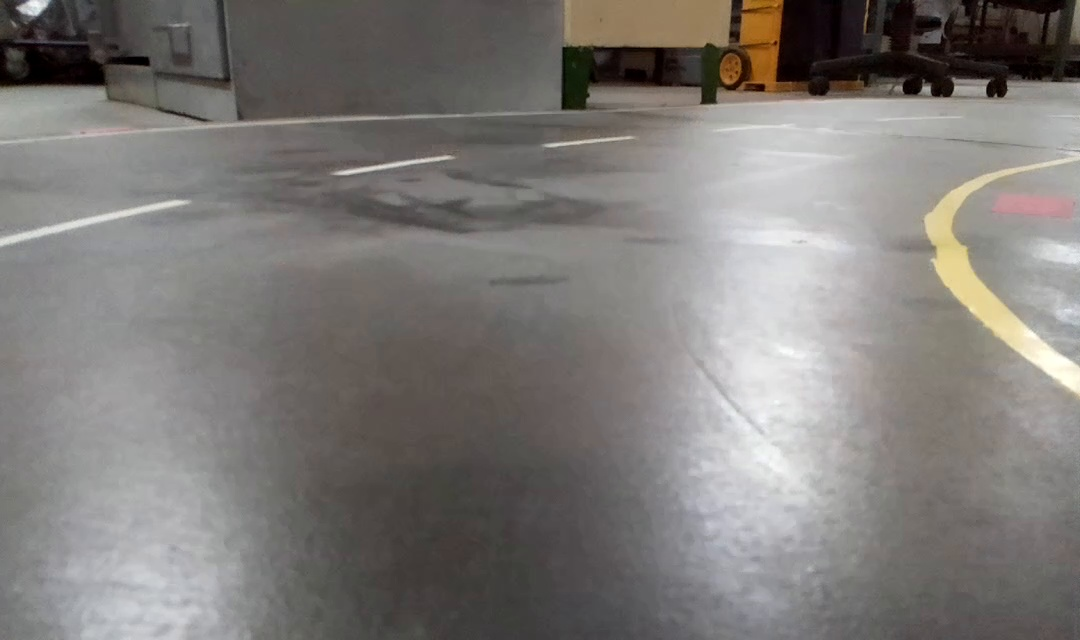
#> input picture line-measurement/curve1/6.jpeg, 1080 x 640 px
$ python detect.py
#> lines starting #> are read from the running program, lines starting #| are printed output that depends on the picture; after the words box and inside, x2 and y2 are one past the last pixel; in counts of white or black regions, pixels touching at a corner belong together; long printed decimals are rounded
import cv2
import numpy as np
import sys
import numpy
np.set_printoptions(threshold=sys.maxsize)
import math
#img = cv2.imread("./temp_test/curve.jpeg")
#img = cv2.imread("./temp_test/straight.jpeg")
img = cv2.imread("./curve1/6.jpeg")
#> img is the input picture: shape (640, 1080, 3); mean B, G, R 120.4, 123.3, 126.6

#img = cv2.imread("./curve1/6.jpeg")
#img = cv2.imread("./train/7.jpeg")
#img = cv2.imread("4f.jpeg")
from matplotlib import pyplot as plt
from skimage import io
io.imshow(img)
plt.show()
#img[:, :, ::-1]
img=img[140:,600:]
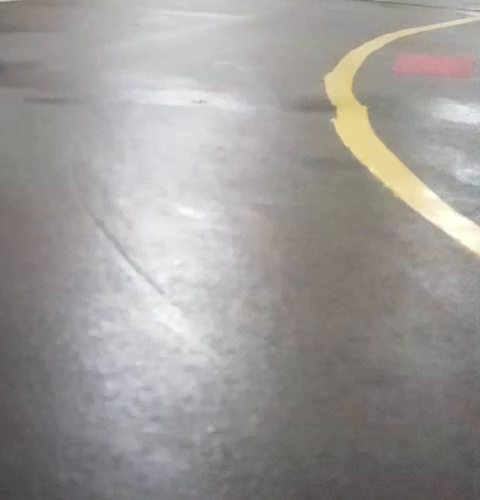
#> img: shape (500, 480, 3); mean B, G, R 151.5, 153.9, 156.7
img = cv2.cvtColor(img, cv2.COLOR_BGR2HSV)
#> img: shape (500, 480, 3); mean H, S, V 61.7, 12.1, 157.7

lower_range = np.array([20,10,169])    # lower_range = np.array([20,10,190]) upper_range = np.array([37,190,255])

upper_range = np.array([37,190,255])
# [4 lines of commented-out code are left out]
img = cv2.inRange(img, lower_range, upper_range)
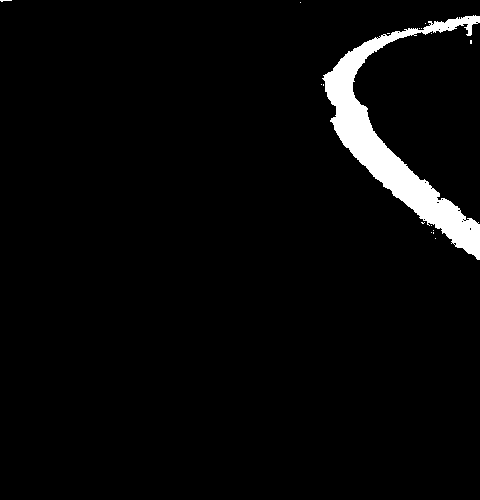
#> img: shape (500, 480); 3.6% white; 17 white regions (16 under 20 px), largest, box (x1, y1, x2, y2) and area: (322, 15, 480, 260) 8566

if cv2.countNonZero(img) < 100:
     print('so far')
img = cv2.GaussianBlur(img,(5,5),cv2.BORDER_DEFAULT)
    #img[abs(35-img[:,:,0])>=4]=0
    #img[img[:,:,0]!=0]=1
    #img[abs(img[:,:,0]-36)<5]=1


    #gray = cv2.cvtColor(img, cv2.COLOR_BGR2GRAY)
img = cv2.Canny(img, 60, 60*4)
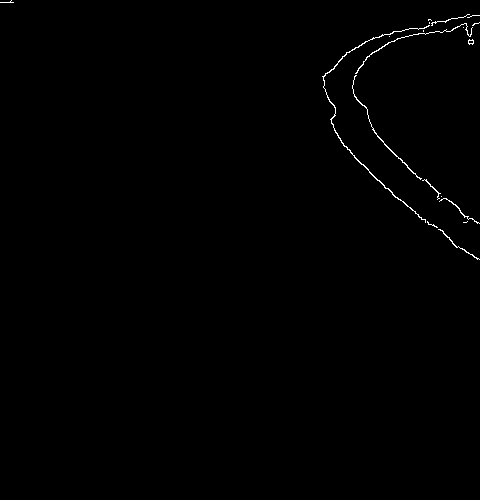
#> img: shape (500, 480); 0.44% white in thin lines or dots, all inside (x1, y1, x2, y2) = (0, 0, 480, 260)

ymax=0
xmax=0
    #premean=0
    #maxdiffmean=0
indexmvar=0
enda=0
neg_detected=0
neg_index=0
neg_value=0
pos_value=0
for index in range(20):
    #fragimg.append(img[index*50:index*50+50,:])
        edges=img[index*25:index*25+25,:]
    # [4 lines of commented-out code are left out]
        lines = cv2.HoughLinesP(edges, 1, np.pi/180, 15, maxLineGap=100)
        if lines is None:
             print('no line')
             continue


        anglemat=[]
        for indx,line in enumerate(lines):
           x1, y1, x2, y2 = line[0]
           # [8 lines of commented-out code are left out]
           if (x1!=x2) and (y1!=y2) :
            angle= math.degrees(math.atan2((y2-y1),(x2-x1)))
            if abs(angle)>20 and enda==0:


             anglemat.append(angle)
            if x1>350 and x2>350 and 25*index+y2>ymax:
             ymax=25*index+y2
             xmax=x2

        if not anglemat or enda==1:
         print('ko du goc at {}'.format(index))
         #pass
        else:
         print('index is {} mean is {} variance is {}'.format(index, np.mean(anglemat),np.var(anglemat)))
         if (anglemat):
          if (np.mean(anglemat))<-25 and neg_detected==0:
           neg_detected=1
           neg_index=index
           neg_value=np.mean(anglemat)
           continue
          if (neg_detected==1):
            if (np.mean(anglemat))>40:
             if (index>neg_index):
               indexmvar=index
               pos_value=np.mean(anglemat)
               enda=1


         '''
             if (premean!=0):
              #if (abs(np.mean(anglemat)-premean)>100):
               #print('diff is over 100 is {} and index is {}'.format(abs(np.mean(anglemat)-premean),index))
              if abs(np.mean(anglemat)-premean)>maxdiffmean:
               maxdiffmean=abs(np.mean(anglemat)-premean)

               indexmvar=index
              premean=np.mean(anglemat)
             else:
              premean=np.mean(anglemat) # first time
              '''

    #print('angle1 {}, y1 is {} and angle2 is  {}, y2 is {}'.format(angle1,y_min1,angle2,y_min2))


        '''
        if not anglemat:
         print('none angle mat at index {}'.format(index))
        else:
         print('index is {} mean is {} variance is {}'.format(index, np.mean(anglemat),np.var(anglemat)))
         if (anglemat):
             if (premean!=0):
              #if (abs(np.mean(anglemat)-premean)>100):
               #print('diff is over 100 is {} and index is {}'.format(abs(np.mean(anglemat)-premean),index))
              if abs(np.mean(anglemat)-premean)>maxdiffmean:
               maxdiffmean=abs(np.mean(anglemat)-premean)

               indexmvar=index
              premean=np.mean(anglemat)
             else:
              premean=np.mean(anglemat) # first time
         '''
#> this loop made 20 passes
#> pass 1, `edges=img[index*25:index*25+25,:]`:
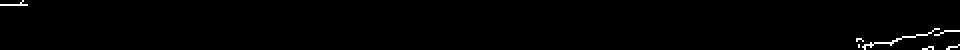
#> edges: shape (25, 480) (shown 2 times larger); 0.81% white in thin lines or dots
#> pass 2, `edges=img[index*25:index*25+25,:]`:
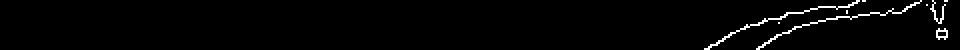
#> edges: shape (25, 480) (shown 2 times larger); 2.1% white in thin lines or dots, all inside (x1, y1, x2, y2) = (352, 0, 474, 25)
#> pass 3, `edges=img[index*25:index*25+25,:]`:
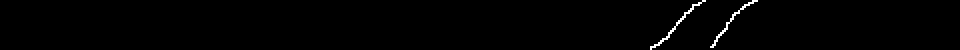
#> edges: shape (25, 480) (shown 2 times larger); 0.79% white in thin lines or dots, all inside (x1, y1, x2, y2) = (325, 0, 379, 25)
#> after the loop: edges: shape (25, 480); every value is 0
#> after the loop, neg_detected = 1; neg_index = 1; neg_value = -26.26; xmax = 479; ymax = 259
    #print('angle1 {}, y1 is {} and angle2 is  {}, y2 is {}'.format(angle1,y_min1,angle2,y_min2))
dis=math.sqrt((280-xmax)**2+(ymax)**2)
#> dis = 326.6
print('maxdiffmean is {} and indexmvar is {}'.format(pos_value-neg_value,indexmvar))
#| maxdiffmean is 103.999 and indexmvar is 3
print( ' xmax is {}, ymax is {} ymax after {} and dis is {}  '.format(xmax,ymax,500-(ymax),dis))
#|  xmax is 479, ymax is 259 ymax after 241 and dis is 326.622
io.imshow(img)
plt.show()
    #cv2.imshow("linesEdges", edges)
    #cv2.imshow("linesDetected", img)
    #cv2.waitKey(0)
cv2.destroyAllWindows()

$ run again, with line-measurement/train/7.jpeg copied over line-measurement/curve1/6.jpeg
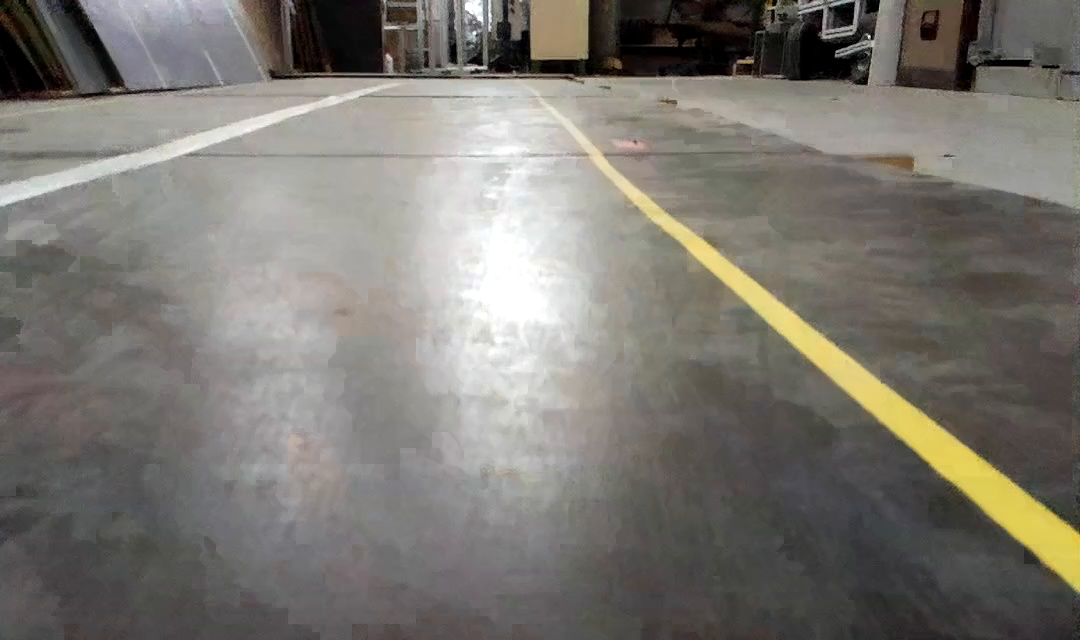
#> input picture line-measurement/train/7.jpeg, 1080 x 640 px
#> img is the input picture: shape (640, 1080, 3); mean B, G, R 113, 119.6, 122.8
#> `img = cv2.inRange(img, lower_range, upper_range)`:
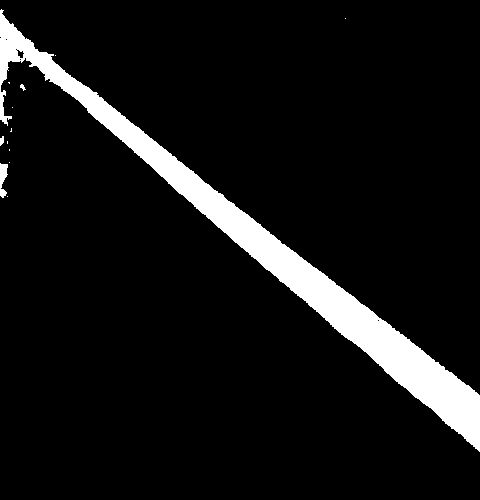
#> img: shape (500, 480); 7.8% white; 13 white regions (9 under 20 px), largest, box (x1, y1, x2, y2) and area: (0, 9, 480, 452) 18515, (0, 163, 8, 198) 182, (0, 136, 4, 146) 30, (20, 84, 26, 91) 22
#> the loop `for index in range(20):` made 20 passes
#> lines on passes 2, 3, 6, 7, 10, 11, 12: [[12, 0, 35, 21]], [[42, 1, 68, 24], [19, 3, 43, 23], [46, 2, 64, 20]], [[135, 0, 166, 24], [104, 0, 132, 24], [134, 0, 165, 24]], [[166, 0, 189, 19], [132, 0, 158, 23], [167, 0, 197, 24]], [[215, 0, 243, 24], [260, 0, 290, 24], [216, 0, 244, 24]], [[244, 0, 272, 24], [292, 0, 324, 24], [245, 0, 273, 24]], [[273, 0, 302, 24], [325, 0, 348, 18], [326, 0, 357, 24]]
#> pass 3, `edges=img[index*25:index*25+25,:]`:
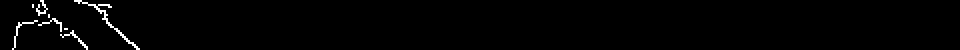
#> edges: shape (25, 480) (shown 2 times larger); 1.3% white in thin lines or dots, all inside (x1, y1, x2, y2) = (6, 0, 70, 25)
#> after the loop `for index in range(20):`: neg_detected = 0; xmax = 476; ymax = 449
#> dis = 489.9
#| maxdiffmean is 0 and indexmvar is 0
#|  xmax is 476, ymax is 449 ymax after 51 and dis is 489.915

$ run again, with line-measurement/curve1/1.jpeg copied over line-measurement/curve1/6.jpeg
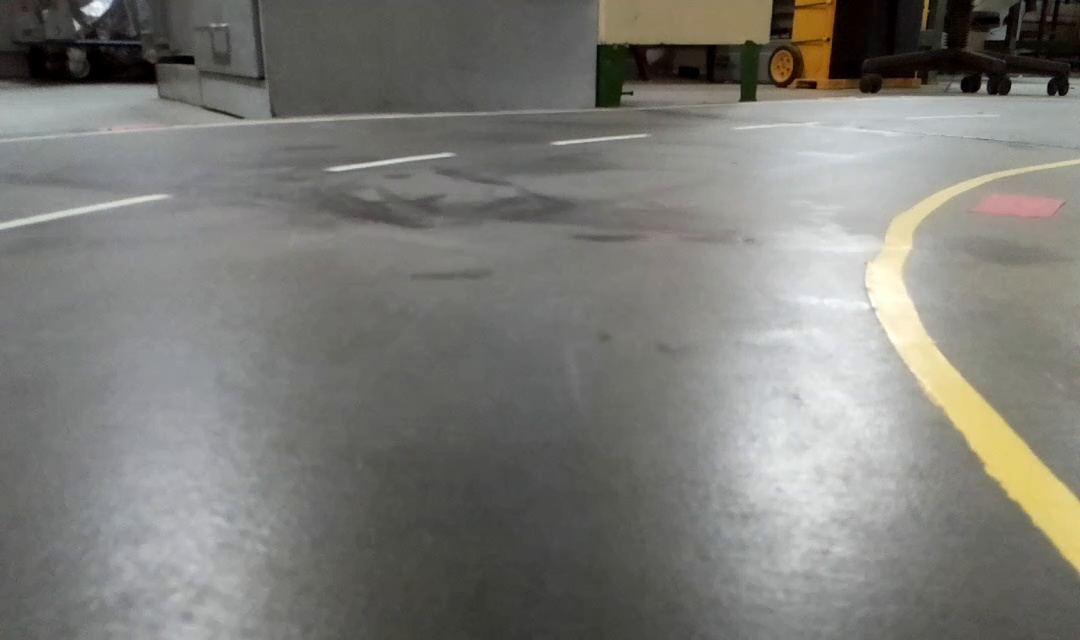
#> input picture line-measurement/curve1/1.jpeg, 1080 x 640 px
#> img is the input picture: shape (640, 1080, 3); mean B, G, R 119.1, 123.9, 124.4
#> `img = cv2.inRange(img, lower_range, upper_range)`:
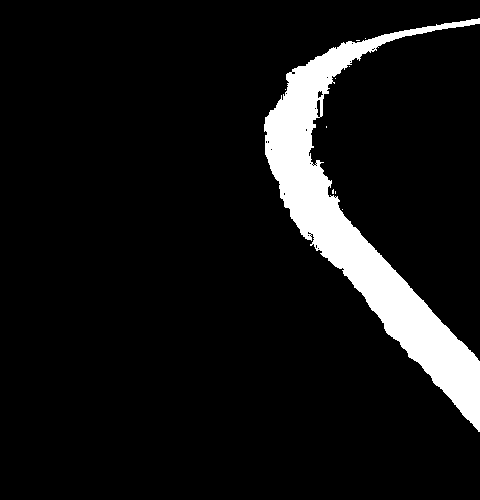
#> img: shape (500, 480); 8.3% white; 10 white regions (9 under 20 px), largest, box (x1, y1, x2, y2) and area: (264, 18, 480, 432) 19784
#> the loop `for index in range(20):` made 20 passes
#> lines on passes 1, 4, 6, 7, 8, 9, 12: [[438, 24, 479, 18]], [[324, 22, 334, 1]], [[311, 7, 312, 24], [265, 20, 265, 4]], [[264, 1, 273, 24], [309, 1, 311, 13]], [[278, 6, 280, 22], [329, 3, 338, 24]], [[338, 6, 352, 24], [282, 1, 295, 24]], [[345, 1, 365, 23], [399, 0, 421, 24]]
#> pass 3, `edges=img[index*25:index*25+25,:]`:
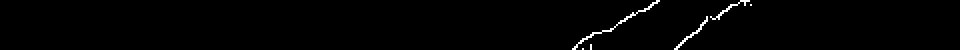
#> edges: shape (25, 480) (shown 2 times larger); 1.1% white in thin lines or dots, all inside (x1, y1, x2, y2) = (286, 0, 376, 25)
#> after the loop `for index in range(20):`: neg_detected = 1; neg_index = 2; neg_value = -32.67; xmax = 471; ymax = 424
#> dis = 465
#| maxdiffmean is 119.304 and indexmvar is 5
#|  xmax is 471, ymax is 424 ymax after 76 and dis is 465.034
